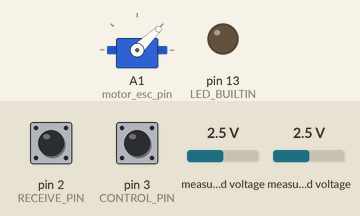
Recording of a sketch running on a simulated Arduino Uno, built for the host (arithmetic inside an expression is 32-bit, double 64-bit). Parts: servo, output pins drawn as LEDs (lit = HIGH). The test bench sets the inputs (shaded band); at power-on: pin 3 (CONTROL_PIN) HIGH, pin 2 (RECEIVE_PIN) HIGH, measured voltage 2.5 V. What the sketch prints to the serial monitor is not drawn.

Above: at 8.7 s.
8.8 s: pin 3 (CONTROL_PIN) pulled LOW for 0.15 s
At 9.7 s:
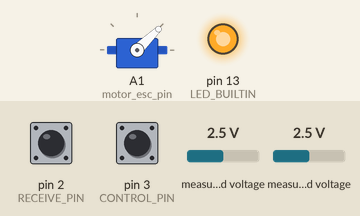
At 19.3 s:
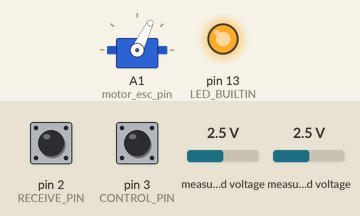
Timing chart, 0 to 19.8 s (numbered marks = the images above; inputs shaded):
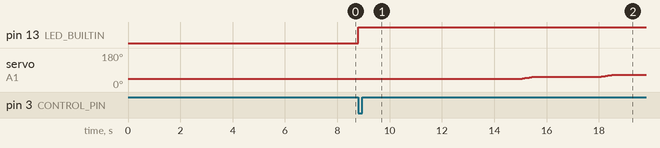

Measured:
- after the input at 8.8 s, pin 13 (LED_BUILTIN): LOW → HIGH at once

The sketch:

wind_tun_arduino_code.ino
```cpp
#include <Servo.h>
#include <ADS1X15.h>

#define TARGET_FREQUENCY 250

#define TARGET_LOW 20.0          // ControlEnabledFlag = 1
#define CTRL_CENTER_U_LOW 0.75
#define TARGET_HIGH 25.0         // ControlEnabledFlag = 2
#define CTRL_CENTER_U_HIGH 0.8
#define CURRENT_STD 0.5
float target = 0;

#define KP_GAIN 0.008
#define KI_GAIN 0.055
#define KD_GAIN 0.0

Servo motor;
ADS1015 ADS(0x48);

/*  Interrupt throttle reading variables  */
volatile unsigned long pulseInTimeBegin = micros();
volatile unsigned long pulseInTimeEnd = micros();
volatile bool newPulseDurationAvailable = false;
volatile int control_switch_pos = 0;
volatile unsigned long controlPulseStart = micros();
// Pins Connected -------------------------------
const uint8_t motor_esc_pin = A1;     // Writing PWM Throttle
const uint8_t RECEIVE_PIN = 2;        // Reading PWM Throttle
const uint8_t CONTROL_PIN = 3;        // Reading Switch Status
// Variables ------------------------------------
// Variables to store pulse width and throttle position
unsigned long pulse_width;
unsigned long throttle_value;
unsigned long thottle_value_control;
float throttle_value_01;
bool first_time_control_flag = true;
float int_sum = 0;
float error = 0;
float prev_error = 0;
float de_dt = 0;
float dt = 0;
float freq = 1;


// Current Sensor
int16_t current_adc_reading = 0;
float current_value = 0;
float current_value_raw = 0;
float current_offset = 0;
float current_std = 0;

// Current Moving Average Filter
#define MA_WINDOW_SIZE 10
float last_c_measured[MA_WINDOW_SIZE] = {0};

// Time Variables
unsigned long time_now = 0;
unsigned long time_before = 0;
bool first_run_flag = true;


// Predefined Motor Movements
#define TIMESTAMP_NUM_CMDS 24
float timestamp_s[] = {0,15,15.5,18.0,18.5,21.0,21.5,24.0,24.5,27.0,27.5,30.0,30.5,33.0,33.5,36.0,36.5,39.0,39.5,42.0,42.5,45.0,47.5,52.5};
float percentage[]  = {1000,1000,1100,1100,1200,1200,1300,1300,1400,1400,1500,1500,1600,1600,1700,1700,1800,1800,1900,1900,2000,2000,1000,1000};

// Convert timestamps to milliseconds
unsigned long timestamp_ms[TIMESTAMP_NUM_CMDS] = {0};


// Setup ----------------------------------------

void setup(){
  // Convert timestamps to milliseconds
  for (int i = 0; i < TIMESTAMP_NUM_CMDS; i++) {
    timestamp_ms[i] = timestamp_s[i] * 1000;
  }

  // Serial Configuration
  Serial.begin(115200); delay(1000);
  Serial.println("Starting Setup...");

  // Motor Configuration
  motor.attach(motor_esc_pin);
  motor.writeMicroseconds(1000);
  delay(2000);

  // Setup Built in LED
  pinMode(LED_BUILTIN, OUTPUT);

  // Initialise ADS
  Wire.begin();
  if (!ADS.begin()){
    Serial.println("ADS1015 not connected. Please verify connections and try again.");
    while (1);
  }
  ADS.setDataRate(7);
  ADS.setMode(0);
  ADS.setGain(1);
  Serial.print("Data Rate : "); Serial.println(ADS.getDataRate());

  // Current Sensor Configuration
  calculateCurrentOffsetAndSTD(200, &current_offset, &current_std);
  Serial.println("Begging Data Collection in 2 Seconds...");
  delay(2000);

  /*  Attaching interrupt */
  pinMode(RECEIVE_PIN, INPUT_PULLUP);
  pinMode(CONTROL_PIN, INPUT_PULLUP);
  attachInterrupt(digitalPinToInterrupt(RECEIVE_PIN), fastPulseIn, CHANGE);
  attachInterrupt(digitalPinToInterrupt(CONTROL_PIN), controlChangeEvent, CHANGE);
}

// Loop -----------------------------------------

void loop() {

  // Time
  time_now = millis();


  // READING CURRENT SENSOR ------------------------
  current_adc_reading = ADS.readADC_Differential_0_1(); //Raw data reading // 0 -> 4095
  current_value = ADS.toVoltage(current_adc_reading) / 0.04 - current_offset; //0.04V/A -->[A]
  current_value_raw = current_value;
  current_value = updateAndAverage(last_c_measured, current_value);


  // READING PWM THROTTLE --------------------------
  // unsigned int pulse_width = pulseIn(A0, HIGH);
  if (newPulseDurationAvailable) {
    pulse_width = pulseInTimeEnd - pulseInTimeBegin;
    throttle_value = map(pulse_width, 1000, 2000, 1000, 2000);
  }

  throttle_value = constrain(throttle_value, 1000, 2000);
  throttle_value = interpolatedPercentage(timestamp_ms, percentage, time_now);


  // CONTROL LOGIC -------------------------------------------------------------------

  if (control_switch_pos>0){
    // Turn on the builtin LED
    digitalWrite(LED_BUILTIN, HIGH);  // turn the LED on (HIGH is the voltage level)

    // Map to 0 -> 1
    throttle_value_01 = float(throttle_value - 1000)/1000;
    float uc = 0;
    float dt = 1/freq;  // [s]

    // Define Error - dE/dt - ΣeΔt
    if (control_switch_pos == 1){
      target = TARGET_LOW;
    }
    else if (control_switch_pos == 2){
      target = TARGET_HIGH;
    }
    target -= CURRENT_STD;

    error = target - current_value;
    de_dt = (error - prev_error)/dt;
    int_sum += error*dt;
    if (first_time_control_flag){int_sum = 0;}


    if (current_value > target || (current_value < target && throttle_value_01 > 0.6)){
      if (first_time_control_flag){
        int_sum = 0;
        first_time_control_flag = false;
      }
      if (control_switch_pos == 1)
        uc = CTRL_CENTER_U_LOW  + (error>0?0:KP_GAIN*error) + KI_GAIN*int_sum + (abs(error)>5?-KD_GAIN*de_dt:0);
      else if (control_switch_pos == 2)
        uc = CTRL_CENTER_U_HIGH + (error>0?0:KP_GAIN*error) + KI_GAIN*int_sum + (abs(error)>5?-KD_GAIN*de_dt:0);
    }
    else {
      first_time_control_flag = true;
      uc = throttle_value_01;
    }

    if (uc > throttle_value_01){
      // first_time_control_flag = true;
      uc = throttle_value_01;
    }
    if (current_value < target * 0.5){
      first_time_control_flag = true;
    }

    uc = constrain(uc, 0, 1);

    throttle_value = constrain(int(uc * 1000 + 1000), 1000, 2000);

  }
  else {
    // Turn off the builtin LED
    digitalWrite(LED_BUILTIN, LOW);  // turn the LED on (HIGH is the voltage level)
    first_time_control_flag = true;
    error = 0;
  }


  // -----------------------------------------------------------------------------

  // Write Motor Speed to the ESC
  motor.writeMicroseconds(throttle_value);

  // Frequency Calculation
  freq = 1000/(time_now - time_before);

  // PRINTING VALUES --------------------------------
  printDebugStatements();

  // Keeping Frequency Constant
  while(1000/(millis() - time_now) > TARGET_FREQUENCY ){
    // Do nothing
    ;
  }

  time_before = time_now;
}


void printDebugStatements(){
  if (first_run_flag) {
    Serial.println("Time[ms], Throttle[1000 -> 2000], Current_MA[A], Frequency [Hz], Control Enabled Flag, Current Raw[A], I Term");
    first_run_flag = false;
  }
  else {
    Serial.print(time_now); Serial.print(",");
    Serial.print(throttle_value); Serial.print(",");
    Serial.print(current_value); Serial.print(",");
    Serial.print(freq); Serial.print(",");
    Serial.print(control_switch_pos); Serial.print(",");
    Serial.print(current_value_raw); Serial.print(",");
    Serial.print(int_sum * KI_GAIN); Serial.print(",");
    Serial.print(error>0?0:KP_GAIN*error); Serial.print(",");
    Serial.print((abs(error)>5?-KD_GAIN*de_dt:0));
    Serial.println();
  }
}


void calculateCurrentOffsetAndSTD(int numOfSamples, float *current_offset, float *current_std){
  Serial.println("Calculating Current Offset...");

  float sum = 0;
  float sum_diff_2 = 0;
  float prev_measurement = 0;

  bool first_time = true;

  for(int i = 0; i < numOfSamples; i++){
    int16_t raw_adc = ADS.readADC_Differential_0_1();
    float current = ADS.toVoltage(raw_adc) / 0.04;
    sum += current;
    sum_diff_2 += first_time?0:(current - prev_measurement) * (current - prev_measurement);
    first_time = false;
    prev_measurement = current;
    delay(10);
  }
  *current_offset = sum / numOfSamples;
  *current_std = sqrt(sum_diff_2 / float(numOfSamples - 1));

  Serial.print("Current Offset: "); Serial.println(*current_offset);
  Serial.print("Current STD: "); Serial.println(*current_std);
}


void controlChangeEvent() {
  if (digitalRead(CONTROL_PIN) == HIGH) {
    controlPulseStart = micros();
  } else {
    unsigned long control_pulse_width = micros() - controlPulseStart;
    if (control_pulse_width >= 1700) {
      control_switch_pos = 2;
    }
    else if (control_pulse_width < 1700 && control_pulse_width > 1400) {
      control_switch_pos = 1;
    }
    else {
      control_switch_pos = 0;
    }
  }

}


void fastPulseIn() {
  if (digitalRead(RECEIVE_PIN) == HIGH) {
    pulseInTimeBegin = micros();
    newPulseDurationAvailable = false;
  }
  else {
    pulseInTimeEnd = micros();
    newPulseDurationAvailable = true;
  }
}


float updateAndAverage(float last_c[], float newNumber) {

  // Define the buffer index
  static int buffer_index = 0;

  // Add the new number at the current buffer index
  last_c[buffer_index] = newNumber;
  // Shift the buffer index
  buffer_index = (buffer_index + 1) % MA_WINDOW_SIZE;

  // Calculate the sum of the elements
  float sum = 0;
  for (int i = 0; i < MA_WINDOW_SIZE; i++) {
    sum += last_c[i];
  }

  // Calculate the average
  float average = sum / MA_WINDOW_SIZE;

  return average;
}


// Function to interpolate linearly between given timestamps and percentage values
float interpolatedPercentage(unsigned long timestamp_ms[], float percentage[], unsigned long currentTime) {

  // Ensure current time is within the range of timestamps
  if (currentTime <= timestamp_ms[0]) {
    return percentage[0];
  }
  if (currentTime >= timestamp_ms[TIMESTAMP_NUM_CMDS - 1]) {
    return percentage[TIMESTAMP_NUM_CMDS - 1];
  }

  // Find the index of the first timestamp greater than or equal to current time
  int index = 0;
  while (index < TIMESTAMP_NUM_CMDS && timestamp_ms[index] < currentTime) {
    index++;
  }

  // Interpolate between the two closest timestamps
  float timeFraction = (float)(currentTime - timestamp_ms[index - 1]) / (float)(timestamp_ms[index] - timestamp_ms[index - 1]);
  float interpolatedPercentage = percentage[index - 1] + timeFraction * (percentage[index] - percentage[index - 1]);
  return interpolatedPercentage;
}
```
